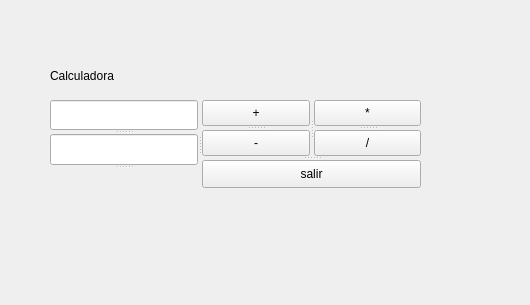
<?xml version="1.0" encoding="UTF-8"?>
<ui version="4.0">
 <class>Calculadora</class>
 <widget class="QMainWindow" name="Calculadora">
  <property name="geometry">
   <rect>
    <x>0</x>
    <y>0</y>
    <width>530</width>
    <height>305</height>
   </rect>
  </property>
  <property name="windowTitle">
   <string>MainWindow</string>
  </property>
  <widget class="QWidget" name="centralwidget">
   <widget class="QLabel" name="label">
    <property name="geometry">
     <rect>
      <x>50</x>
      <y>60</y>
      <width>361</width>
      <height>31</height>
     </rect>
    </property>
    <property name="text">
     <string>Calculadora</string>
    </property>
   </widget>
   <widget class="QSplitter" name="splitter_6">
    <property name="geometry">
     <rect>
      <x>50</x>
      <y>100</y>
      <width>371</width>
      <height>88</height>
     </rect>
    </property>
    <property name="orientation">
     <enum>Qt::Orientation::Horizontal</enum>
    </property>
    <widget class="QSplitter" name="splitter">
     <property name="orientation">
      <enum>Qt::Orientation::Vertical</enum>
     </property>
     <widget class="QLineEdit" name="entrada1"/>
     <widget class="QLineEdit" name="entrada2"/>
     <widget class="QLabel" name="resultado">
      <property name="text">
       <string/>
      </property>
     </widget>
    </widget>
    <widget class="QSplitter" name="splitter_5">
     <property name="orientation">
      <enum>Qt::Orientation::Vertical</enum>
     </property>
     <widget class="QSplitter" name="splitter_4">
      <property name="orientation">
       <enum>Qt::Orientation::Horizontal</enum>
      </property>
      <widget class="QSplitter" name="splitter_2">
       <property name="orientation">
        <enum>Qt::Orientation::Vertical</enum>
       </property>
       <widget class="QPushButton" name="btsuma">
        <property name="text">
         <string>+</string>
        </property>
       </widget>
       <widget class="QPushButton" name="btresta">
        <property name="text">
         <string>-</string>
        </property>
       </widget>
      </widget>
      <widget class="QSplitter" name="splitter_3">
       <property name="orientation">
        <enum>Qt::Orientation::Vertical</enum>
       </property>
       <widget class="QPushButton" name="btmulti">
        <property name="text">
         <string>*</string>
        </property>
       </widget>
       <widget class="QPushButton" name="btdivi">
        <property name="text">
         <string>/</string>
        </property>
       </widget>
      </widget>
     </widget>
     <widget class="QPushButton" name="btsalida">
      <property name="text">
       <string>salir</string>
      </property>
     </widget>
    </widget>
   </widget>
   <zorder>splitter_6</zorder>
   <zorder>label</zorder>
  </widget>
 </widget>
 <resources/>
 <connections/>
</ui>
